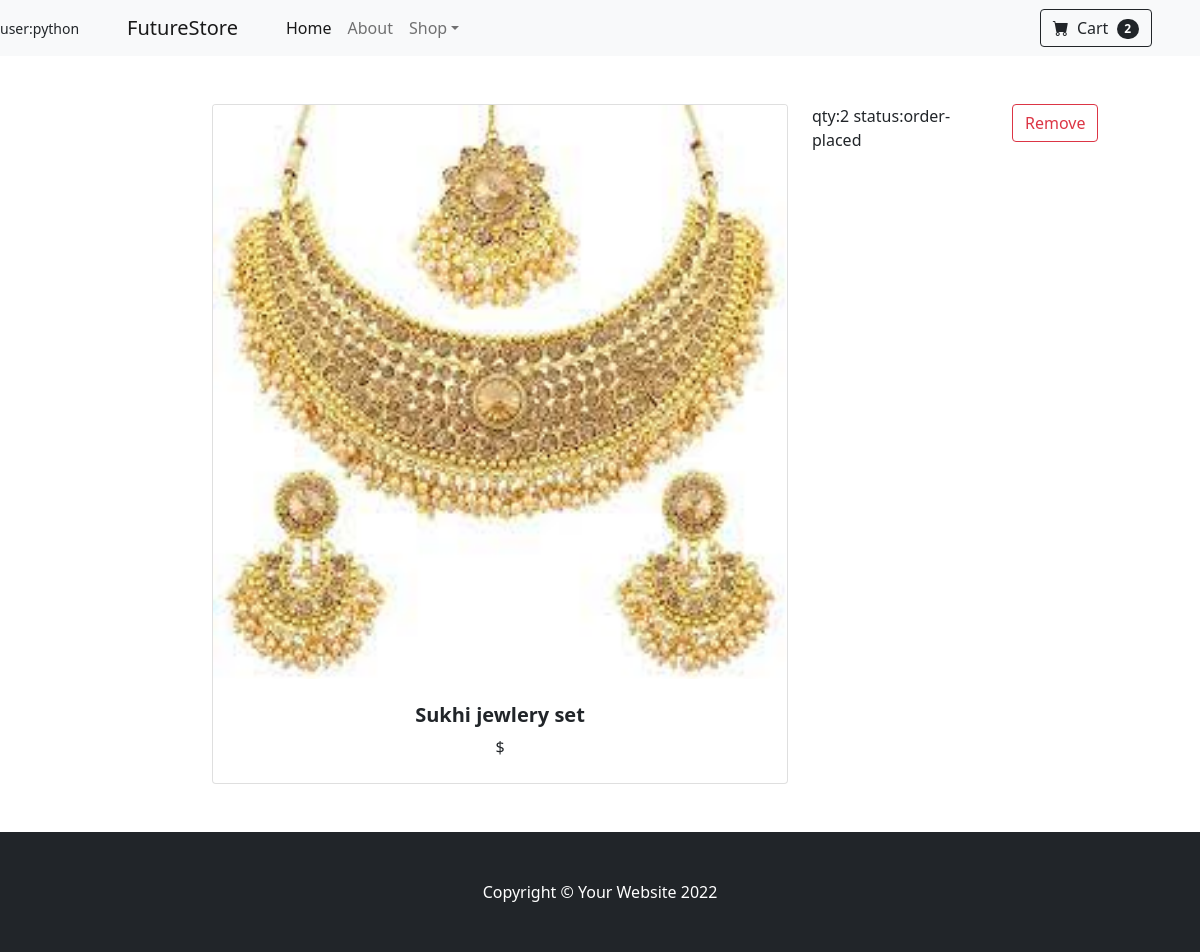
The page /carts/all (signed in) on the database its author committed.
### owner/models.py (models this page shows, shortened)
class Carts(models.Model):
    product=models.ForeignKey(Products,on_delete=models.CASCADE)
    user=models.ForeignKey(User,on_delete=models.CASCADE)
    created_date=models.DateTimeField(auto_now_add=True,null=True)
    options=(
        ("in-cart","in-cart"),
        ("order-placed","order-placed"),
        ("cancelled","cancelled")
    )
    status=models.CharField(max_length=120,choices=options,default="in-cart")
    qty=models.PositiveIntegerField(default=1)

class Products(models.Model):
    product_name=models.CharField(max_length=200,unique=True)
    category=models.ForeignKey(Categories,on_delete=models.CASCADE)
    image=models.ImageField(upload_to="images",null=True)
    price=models.PositiveIntegerField()
    description=models.CharField(max_length=250,null=True)

### customer/views.py (the view)
# urls.py: path("carts/all",views.MyCartView.as_view(),name="mycart"),
class MyCartView(ListView):
    model = Carts
    template_name = "cart-list.html"
    context_object_name = "carts"  #for cart in carts(context)
    def get_queryset(self):
        return Carts.objects.filter(user=self.request.user).exclude(status="cancelled").order_by("-created_date")

### customer/context_processors.py (called while the page is built)
def cart_count(request): #take request as arg and return a dict
    cnt=Carts.objects.filter(status="in-cart").count()
    return {"cnt":cnt}  #we can access this dict in all templates

### customer/templates/cart-list.html (shortened to what this page needs)
{%extends 'base.html'%}
{%block body_block%}
<div class="container-fluid">
    <div class="row">
        {%for cart in carts%}
      <div class="col-2">
      </div>
        <div class="col-6">
                        <div class="card h-300">
                            <img class="card-img-top" src="{{cart.product.image.url}}" alt="..." />
                            <div class="card-body p-4">
                                <div class="text-center">
                                    <h5 class="fw-bolder">{{cart.product.product_name}}</h5>
                                    ${{cart.product.product.price}}
                                </div>
                            </div>
                        </div>
                    </div>
      <div class="col-2">
        qty:{{cart.qty}}
        status:{{cart.status}}
      </div>
      <div class="col-2">
        <a href="{%url 'removeitem' cart.id%}" class="btn btn-outline-danger">Remove</a>
      </div>
        {%endfor%}
    </div>
</div>
{%endblock%}

### customer/templates/base.html (shortened to what this page needs)
<!DOCTYPE html>
{%load static%}
<html lang="en">
    <head>
        <link href="https://cdn.jsdelivr.net/npm/bootstrap-icons@1.5.0/font/bootstrap-icons.css" rel="stylesheet" />
        <link href="{%static 'css/styles.css'%}" rel="stylesheet" />
    </head>
    <body>
        <nav class="navbar navbar-expand-lg navbar-light bg-light">
             <div class="small"> user:{{request.user}}</div>
            <div class="container px-4 px-lg-5">
                <a class="navbar-brand" href="#!">FutureStore</a>
                <div class="collapse navbar-collapse" id="navbarSupportedContent">
                    <ul class="navbar-nav me-auto mb-2 mb-lg-0 ms-lg-4">
                        <li class="nav-item"><a class="nav-link active" aria-current="page" href="{%url 'home'%}">Home</a></li>
                        <li class="nav-item"><a class="nav-link" href="#!">About</a></li>
                        <li class="nav-item dropdown">
                            <a class="nav-link dropdown-toggle" id="navbarDropdown" href="#" role="button" data-bs-toggle="dropdown" aria-expanded="false">Shop</a>
                        </li>
                    </ul>
                    <form class="d-flex">
                        <a href="{%url 'mycart'%}" class="btn btn-outline-dark" type="submit">
                            <i class="bi-cart-fill me-1"></i>
                            Cart
                            <span class="badge bg-dark text-white ms-1 rounded-pill">
                                {{cnt}}
                            </span>
                        </a>
                    </form>
                </div>
            </div>
        </nav>
        <section class="py-5">
            {%block body_block%}
            {%endblock%}
        </section>
        <footer class="py-5 bg-dark">
            <div class="container"><p class="m-0 text-center text-white">Copyright &copy; Your Website 2022</p></div>
        </footer>
    </body>
</html>

### rows shown on the page
Carts: product.image (picture), product.product_name "Sukhi jewlery set", qty "2", status "order-placed"

### other values the page prints
{{ request.user }} "python"
{{ cnt }} "2"
